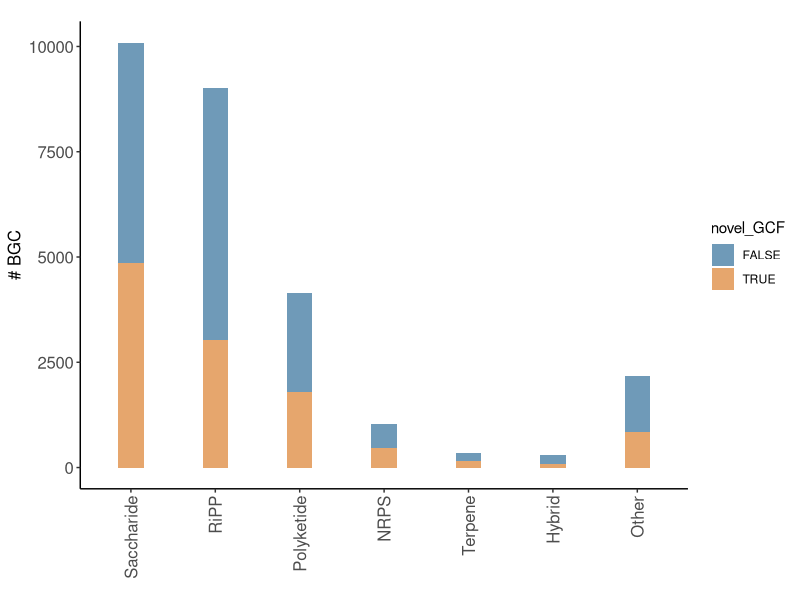
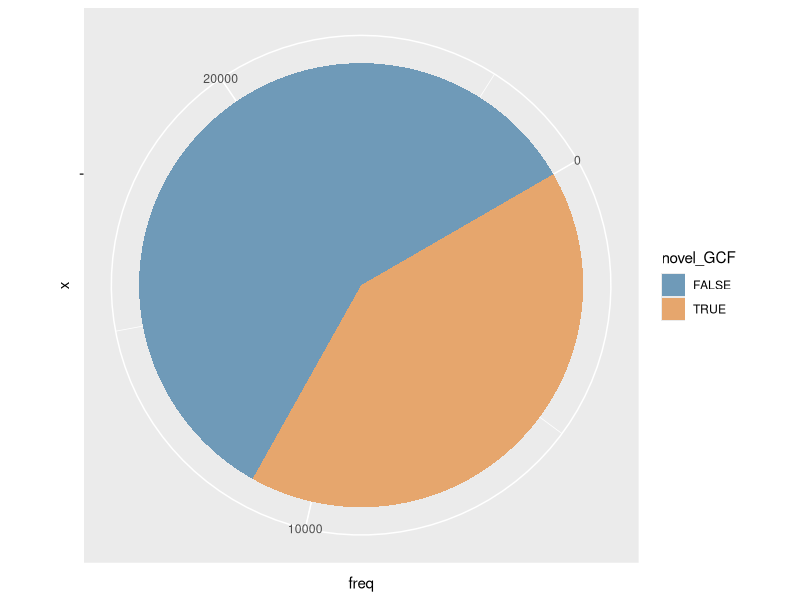
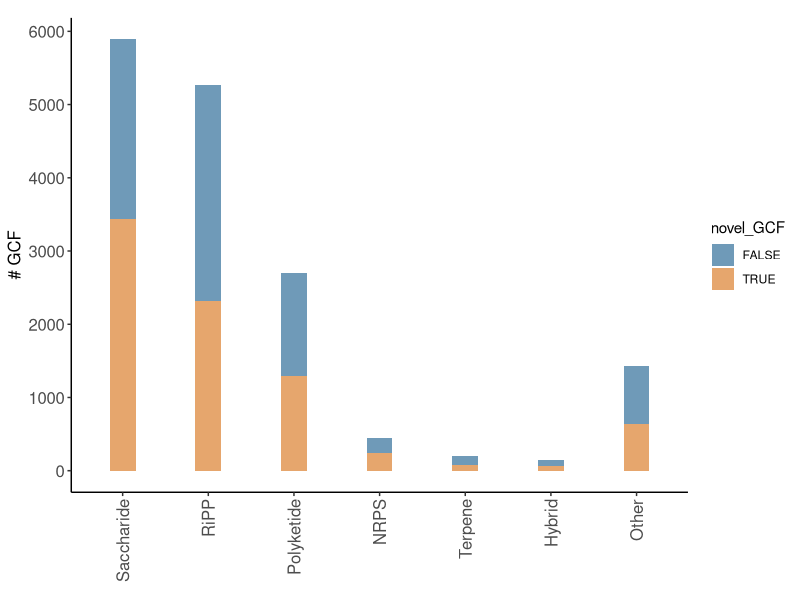
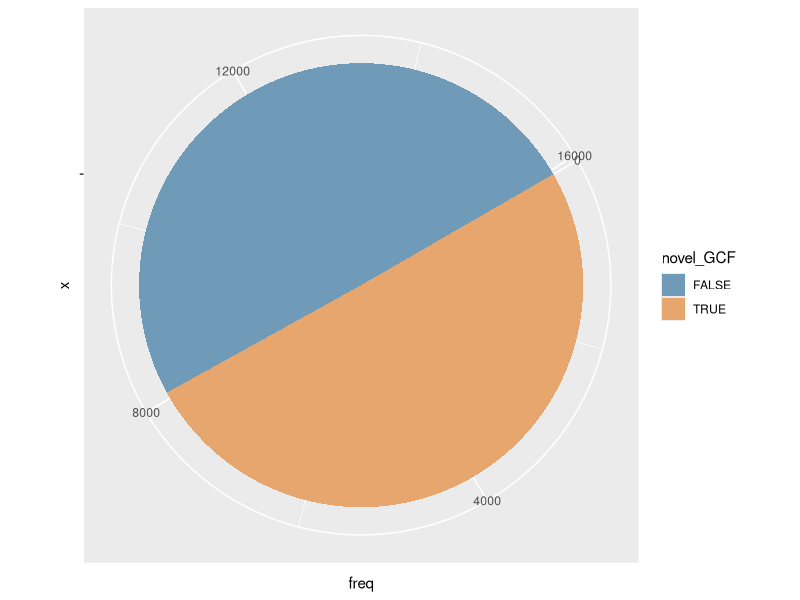

These figures' R source, in order:
## ---- chunk 1
knitr::opts_chunk$set(echo = TRUE)
## ---- chunk 2
library(tidyverse)
## ---- chunk 3

fix_labels <- function(df){
df$TYPE <- ifelse(df$TYPE %in% c("lanthipeptide","bacteriocin", "thiopeptide","lassopeptide","cyanobactin","sactipeptide",
"linaridin","bottromycin","microviridin","head_to_tail","glycocin",
"LAP","lipolanthine","proteusin","microcin", "RaS-RiPP"), "RiPP", df$TYPE )
df$TYPE <- ifelse(df$TYPE == "NRP", "NRPS", df$TYPE )
df$TYPE <- ifelse(df$TYPE %in% c("T1PKS","T3PKS", "transAT-PKS", "hglE-KS"), 
                                  "Polyketide", df$TYPE)
df$TYPE <- ifelse(df$TYPE %in% c("oligosaccharide", "amglyccycl"), "Saccharide", df$TYPE )
df$TYPE <- ifelse(df$TYPE == "terpene", "Terpene", df$TYPE )
df$TYPE <- ifelse(df$TYPE %in% c("arylpolyene","betalactone","TfuA-related","butyrolactone",
                                                           "ladderane","CDPS", "siderophore", "phenazine", "resorcinol",
                                                           "phosphonate"), "Other", df$TYPE )

df$TYPE <- ifelse(str_detect(string=df$TYPE,pattern="[;-]"), "Hybrid", df$TYPE)

return(df)
}

## ---- chunk 4

##GCF_metadata contains information for each of the 27084 BGCs
GCF_metadata <- read_tsv("../tables/all_GCF_curated_metadata.tsv")
GCF_metadata <- fix_labels(GCF_metadata)

## ---- chunk 5

final_rep_clusters <- read_tsv("../tables/final_rep_clusters.tsv")
final_rep_clusters<- fix_labels(final_rep_clusters)

final_rep_clusters$novel_GCF <- ifelse(final_rep_clusters$rep_cluster %in% (GCF_metadata %>% dplyr::filter(novel_GCF == TRUE) %>% pull(QUERYID)), TRUE, FALSE) 
## ---- chunk 6
bgc_pdt_count <- plyr::count(GCF_metadata, c("TYPE", "novel_GCF"))

bgc_class_barplot <- ggplot(bgc_pdt_count, aes(x=reorder(as.factor(TYPE), -freq), y=freq, fill=novel_GCF)) + 
  geom_col(width=0.3) + theme_classic() + 
  theme(axis.text.x = element_text(angle = 90, vjust = 0.5, hjust=1, size=12), axis.text.y = element_text(size = 12)) +
scale_x_discrete(limits=c("Saccharide", "RiPP", "Polyketide", "NRPS", "Terpene", "Hybrid", "Other" ))  +
theme(axis.title=element_text(size=12)) + ylab("# BGC") + xlab(NULL) + theme(aspect.ratio = 1/1.3) +
  scale_fill_manual(values= c("#6F9AB8", "#E6A66D"))

bgc_class_barplot

#piechart for panel 2D top
#https://ggplot2.tidyverse.org/reference/coord_polar.html

bgc_novel_pie <-  ggplot(plyr::count(GCF_metadata,"novel_GCF"), 
                         aes(x="", y=freq, fill=novel_GCF)) + geom_col(width=1) + 
  coord_polar("y", start= pi/3) +  scale_fill_manual(values= c("#6F9AB8", "#E6A66D"))

bgc_novel_pie

#What are the relative abundances in each category?

#For known/non-novel GCFs
BGC_novel_counts <- plyr::count(GCF_metadata,"novel_GCF")
(BGC_novel_counts %>% filter(novel_GCF==FALSE) %>% pull(freq)) / nrow(GCF_metadata) #0.585


#For novel GCFs
(BGC_novel_counts %>% filter(novel_GCF==TRUE) %>% pull(freq)) / nrow(GCF_metadata) #0.414

## ---- chunk 7

GCF_pdt_count <- plyr::count(final_rep_clusters, c("TYPE", "novel_GCF"))

GCF_class_barplot <- ggplot(GCF_pdt_count, aes(x=reorder(as.factor(TYPE), -freq), y=freq, fill=novel_GCF)) + 
  geom_col(width=0.3) + theme_classic() + 
  theme(axis.text.x = element_text(angle = 90, vjust = 0.5, hjust=1, size=12), axis.text.y = element_text(size = 12)) +
scale_x_discrete(limits=c("Saccharide", "RiPP", "Polyketide", "NRPS", "Terpene", "Hybrid", "Other" ))  +
  scale_y_continuous(breaks=c(0,1000,2000,3000,4000,5000,6000)) +
theme(axis.title=element_text(size=12)) + 
  ylab("# GCF") + xlab(NULL) + theme(aspect.ratio = 1/1.3) +
  scale_fill_manual(values= c("#6F9AB8", "#E6A66D"))
 
GCF_class_barplot # panel 2D bottom


#piechart for panel 2D bottom

GCF_novel_pie <-  ggplot(plyr::count(final_rep_clusters,"novel_GCF"), 
                         aes(x="", y=freq, fill=novel_GCF)) + geom_col(width=1) + 
  coord_polar("y", start= pi/3) +  scale_fill_manual(values= c("#6F9AB8", "#E6A66D"))

GCF_novel_pie

#What are the relative abundances in each category?

#For known/non-novel GCFs
GCF_novel_counts <- plyr::count(final_rep_clusters,"novel_GCF")
(GCF_novel_counts %>% filter(novel_GCF==FALSE) %>% pull(freq)) / nrow(final_rep_clusters) #0.497


#For novel GCFs
(GCF_novel_counts %>% filter(novel_GCF==TRUE) %>% pull(freq)) / nrow(final_rep_clusters) #0.503


